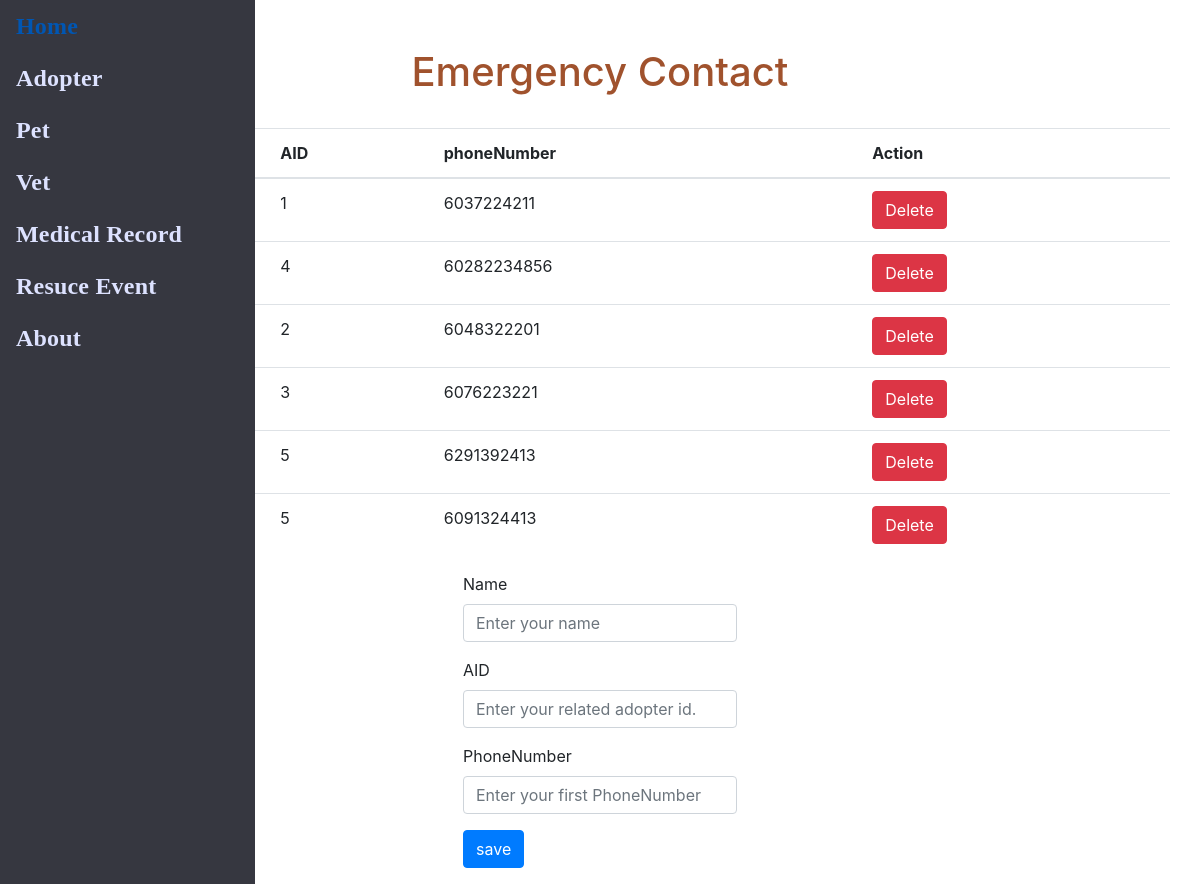
Page /EmerContact.php on the committed database.
### tables this page shows
CREATE TABLE EmergencyContact_IsAsscociated(
Name Char(100),
AID INTEGER,
phoneNumber Char(40),
PRIMARY KEY (NAME,AID),
FOREIGN KEY (AID) REFERENCES Adopter(ID) ON DELETE CASCADE ON UPDATE
CASCADE
);

### EmerContact.php (the view, shortened to what this page needs)
<!DOCTYPE html>
<html>
    <head>
    <link rel="stylesheet" href="https://maxcdn.bootstrapcdn.com/bootstrap/4.5.2/css/bootstrap.min.css">
     <link rel="stylesheet"  href="CSS/custom.css">
     <link rel="stylesheet" href="./CSS/style.css" />
    <body>
    <br>
    <br>
<h1 style= "text-align: center;
                      color:#a0522d;" >Emergency Contact</h1>
                      <br>
                      <div class="nav">
      <ul class="nav flex-column">
        <li class="nav-item">
          <a class="nav-link active navfont" href="./index.php">Home</a>
        </li>
        <li class="nav-item">
          <a class="nav-link navfont" href="./AdopterManage.php">Adopter</a>
        </li>
        <li class="nav-item">
	<a class="nav-link navfont" href="./Pet.php">Pet</a>
        </li>
        <li class="nav-item">
          <a class="nav-link navfont" href="./vet.php">Vet</a>
        </li>
        <li class="nav-item">
          <a class="nav-link navfont" href="./MedicalRecord.php">Medical Record</a>
        </li>
        <li class="nav-item">
          <a class="nav-link navfont" href="./RescueEvent.php">Resuce Event</a>
        </li>
        <li class="nav-item">
          <a class="nav-link navfont" href="./About.php">About</a>
        </li>
      </ul>
    </div>
    <?php require_once 'process2.php'; ?>
    <div class="container">
    <div class="row justify-content-center">
            <table class="table">
                    <thead>
                        <tr>
                            <th>Name</th>
                            <th>AID</th>
                            <th>phoneNumber</th>
                            <th colspan="2">Action</th>
                        </tr>
                    </thead>
            <?php
            $mysqli = new mysqli('localhost', 'root', 'root', 'project') or die(mysqli_error($mysqli));
            $result = $mysqli->query("SELECT * FROM EmergencyContact_IsAsscociated ") or die($mysqli->error);
            ?>
<?php
            while ($row = $result->fetch_assoc()): ?>
                    <tr>
                        <td><?php echo $row['Name']; ?></td>
                        <td><?php echo $row['AID']; ?></td>
                        <td><?php echo $row['phoneNumber']; ?></td>
                        <td>
                            <a href="process2.php? delete=<?php echo $row["AID"]; ?>"
                               class="btn btn-danger">Delete</a>
                        </td>
                    </tr>
                <?php endwhile; ?>
                </table>
            </div>
    <div class="row justify-content-center">
        <form action="process2.php" method="POST">
            <div class="form-group">
            <label>Name</label>
            <input type="text" Name="Name"
                   value="<?php if (isset($Name)) {echo $Name;} ?>" class="form-control" placeholder="Enter your name">
            </div>
            <div class="form-group">
            <label>AID</label>
            <input type="number" name="AID" class="form-control"
                   value="<?php if (isset($AID)) {echo $AID;} ?>" placeholder="Enter your related adopter id.">
            </div>
            <div class="form-group">
            <label>PhoneNumber</label>
            <input type="text" name="phoneNumber"
                   value="<?php if (isset($phoneNumber)) {echo $phoneNumber;} ?>" class="form-control" placeholder="Enter your first PhoneNumber">
            </div>
            <div class="form-group">
                <button type="submit" class="btn btn-primary" name="save">save</button>
            </div>
    </div>
    </div>
    </body>

### CSS/style.css (style rules this page uses)
.nav { position: absolute; width: 255px; height: 100%; left: 0px; top: 0px; background: #363740; }
.navfont { font-family: "Mulish"; font-style: bold; font-weight: bold; font-size: 24px; letter-spacing: 0.2px; color: #dde2ff; }

### rows in the picture
emergencycontact_isasscociated: AID "1", phoneNumber "6037224211"
emergencycontact_isasscociated: AID "4", phoneNumber "60282234856"
emergencycontact_isasscociated: AID "2", phoneNumber "6048322201"
emergencycontact_isasscociated: AID "3", phoneNumber "6076223221"
emergencycontact_isasscociated: AID "5", phoneNumber "6291392413"
emergencycontact_isasscociated: AID "5", phoneNumber "6091324413"
